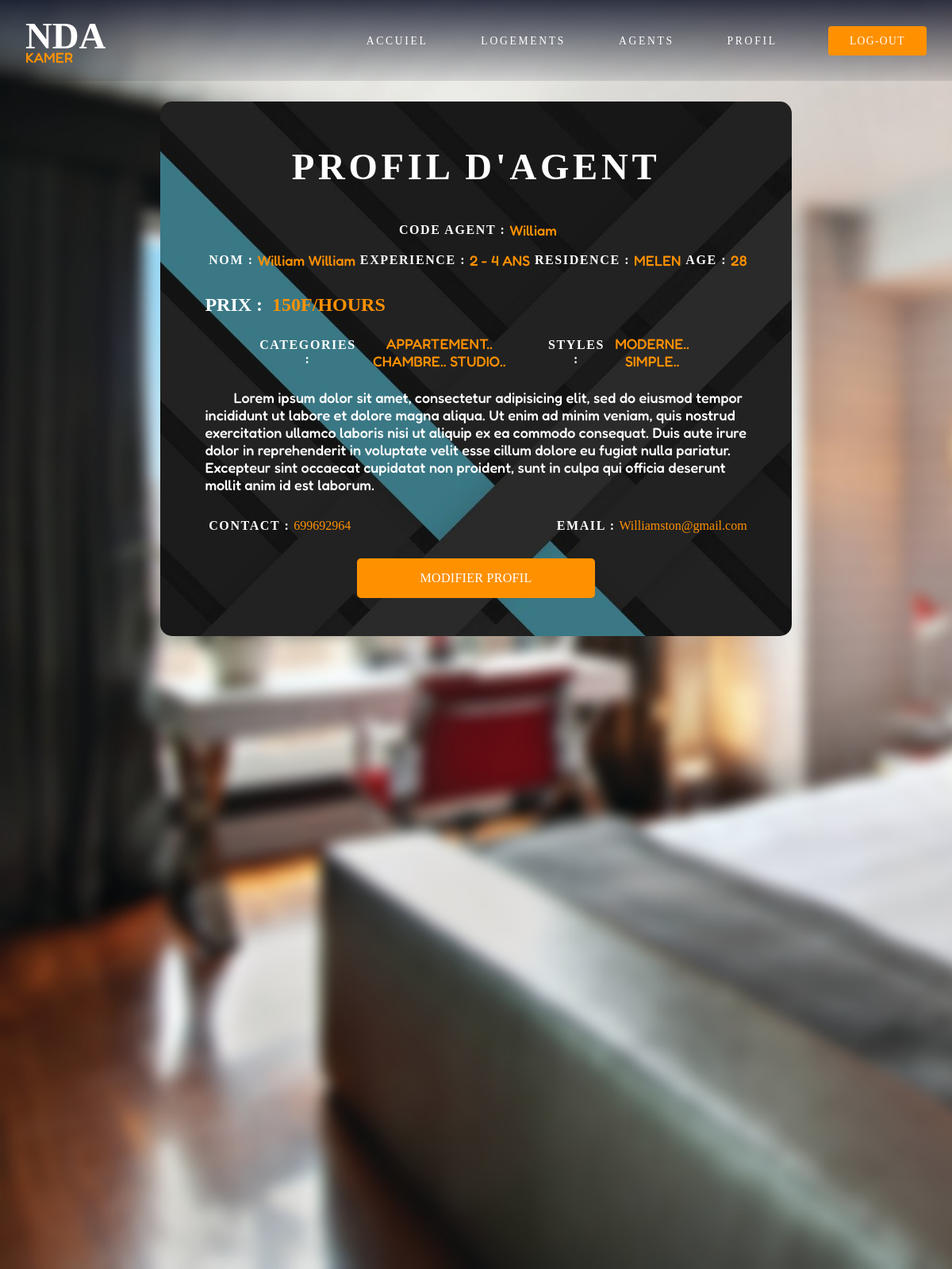
The page /profilAgent.php (signed in) on the database its author committed.
### tables this page shows
CREATE TABLE `agent` (
  `nom` varchar(20) NOT NULL,
  `prenom` varchar(20) NOT NULL,
  `contact` int(20) NOT NULL,
  `email` varchar(30) NOT NULL,
  `username` varchar(20) NOT NULL,
  `password` varchar(20) NOT NULL
);

CREATE TABLE `agentinfo` (
  `IdAgent` varchar(20) NOT NULL,
  `image` varchar(30) NOT NULL,
  `residence` varchar(20) NOT NULL,
  `age` int(5) NOT NULL,
  `experience` int(5) NOT NULL,
  `prix` int(10) NOT NULL,
  `description` varchar(500) NOT NULL
);

CREATE TABLE `categorieagent` (
  `idCategorie` varchar(20) NOT NULL,
  `idAgent` varchar(20) NOT NULL,
  `agent` varchar(20) NOT NULL
);

CREATE TABLE `styleagent` (
  `idStyle` varchar(20) NOT NULL,
  `idAgent` varchar(20) NOT NULL,
  `agent` varchar(20) NOT NULL
);

### profil.php (the view, shortened to what this page needs)
<?php
  require_once 'dbConnect.php';
  $idAgent = $_SESSION['usernameAgent'];
  $statement = $pdo -> prepare('SELECT * FROM agent WHERE username = :username');
  $statement->bindValue(':username', $idAgent);
  $statement->execute();
  $agent = $statement->fetch(PDO::FETCH_ASSOC);
  $statement = $pdo -> prepare('SELECT * FROM agentinfo WHERE idAgent = :idAgent');
  $statement->bindValue(':idAgent', $idAgent);
  $statement->execute();
  $agentInfo = $statement->fetch(PDO::FETCH_ASSOC);
  $statement = $pdo -> prepare('SELECT idCategorie FROM categorieagent WHERE idAgent = :idAgent');
  $statement->bindValue(':idAgent', $idAgent);
  $statement->execute();
  $categorieAgent = $statement->fetchALL(PDO::FETCH_ASSOC);
  $statement = $pdo -> prepare('SELECT idStyle FROM styleagent WHERE idAgent = :idAgent');
  $statement->bindValue(':idAgent', $idAgent);
  $statement->execute();
  $styleAgent = $statement->fetchALL(PDO::FETCH_ASSOC);
 ?>
 <!DOCTYPE html>
 <html lang="en" dir="ltr">
   <head>
   </head>
   <body>
      <div class="profil-block">
        <h1>PROFIL D'AGENT</h1>
        <div class="profil-image">
        </div>
        <div class="profil-header">
          <strong>CODE AGENT :</strong><p><?php echo $agent['username']; ?><p>
        </div>
        <div class="profil-info">
          <div class="profil-header">
            <strong>NOM :</strong><p><?php echo $agent['nom']." ".$agent['prenom']; ?><p>
          </div>
          <div class="profil-header">
            <strong>EXPERIENCE :</strong><p>
            <?php
              if($agentInfo['experience'] == 1){
                echo "1 ANS";
              }else if($agentInfo['experience'] == 2){
                echo "2 - 4 ANS";
              }else{
                echo "5+ ANS";
              }
             ?><p>
          </div>
          <div class="profil-header">
            <strong>RESIDENCE :</strong><p><?php echo $agentInfo['residence']; ?><p>
          </div>
          <div class="profil-header">
            <strong>AGE :</strong><p><?php echo $agentInfo['age']; ?><p>
          </div>
        </div>
        <div class="profil-body">
          <div class="profil-price">
            <?php
              $price =  number_format($agentInfo['prix'], 0, '.', ',');
              echo "<h2>PRIX : </h2><h2 class='price'>".$price."F/HOURS</h2>";
             ?>
          </div>
          <div class="profil-info">
            <div class="profil-header">
              <strong>CATEGORIES :</strong><p>
                <?php
                foreach ($categorieAgent as $key => $categorieAgent) {
                  echo $categorieAgent['idCategorie'].".. ";
                }
                ?><p>
            </div>
            <div class="profil-header">
              <strong>STYLES :</strong><p>
                <?php
                foreach ($styleAgent as $key => $styleAgent) {
                  echo $styleAgent['idStyle'].".. ";
                }
                ?><p>
            </div>
          </div>
          <div class="profil-descrip">
            <p><?php echo $agentInfo['description'] ?></p>
          </div>
        </div>
        <div class="profil-info">
          <div class="profil-header">
            <strong>CONTACT :</strong>
            <?php
              echo "<a target='_blank' href='https://wa.me/".$agent['contact']."'>".$agent['contact']."</a>";
            ?>
          </div>
          <div class="profil-header">
            <strong>EMAIL :</strong><a href="">
            <?php
              echo "<a target='_blank' href='mailto:".$agent['email']."'>".$agent['email']."</a>";
             ?>
          </div>
        </div>
        <div class="profil-modify">
          <button type="button" name="button"><a href="creeProfil.php">MODIFIER PROFIL</a> </button>
        </div>
      </div>
   </body>
 </html>

### index.css (style rules this page uses)
* { box-sizing: border-box; }
body { margin: 0; padding: 0; box-sizing: border-box; font-family: Righteous; cursor: default; }
a { font-family: Righteous; font-size: .85rem; text-decoration: none; }
h1,h2,h3,p { margin: 0; }
h1 { font-family: Righteous; font-size: 2.925rem; }
h2 { font-family: Righteous; font-size: 1.5rem; }
p { font-family: Fredoka; font-size: 1.125rem; }
:root { --first-color: #1A73E8; --input-color: #80868B; --border-color: #DADCE0; --normal-font-size: 1rem; --small-font-size: .75rem; }

### profil.css (style rules this page uses)
.profil-block { width: 70%; padding: 2em .5em; margin: auto; background-image: url(img/bkForm4k4.jpg); background-position: center; background-repeat: no-repeat; background-size: cover; color: #FFFFFF; border-radius: 15px; }
.profil-block h1 { text-align: center; margin: .5em; color: #FFFFFF; letter-spacing: .1em; }
.profil-image { width: 70%; overflow: hidden; margin: auto; }
.profil-header { text-align: center; display: flex; justify-content: center; align-items: center; }
.profil-header p { color: #FF9100; }
.profil-header strong { letter-spacing: .1em; margin: 0 .3em; }
.profil-info { width: 100%; margin: 0; padding: 1em 3em; display: flex; justify-content: space-between; }
.profil-body { padding: 1em 3em; }
.profil-price { display: flex; }
.price { color: #FF9100; margin-left: .5em; }
.profil-body .profil-header { display: flex; justify-content: flex-start; align-items: center; padding: .5em 1em; }
.profil-descrip p::first-letter { margin-left: 2em; }
.profil-header a { font-size: 16px; color: #FF9100; }
.profil-modify { display: flex; justify-content: center; align-items: center; margin: 1em 0; width: 100%; }
.profil-modify button { width: 300px; height: 50px; background-color: #FF9100; border-radius: 5px; border: none; }
.profil-modify a { text-decoration: none; color: #FFFFFF; font-size: 16px; letter-spacing: .3px; }

### rows shown on the page
agent: username "William", nom "William", prenom "William", contact "699692964", email "Williamston@gmail.com"
agentinfo: residence "MELEN", age "28", prix "150", description "Lorem ipsum dolor sit amet, consectetur adipisicing elit, sed do eiusmod tempor incididunt ut labore et dolore magna aliqua. Ut enim ad minim veniam, quis nostrud exercitation ullamco laboris nisi ut aliquip ex ea commodo consequat. Duis aute irure dolor in reprehenderit in voluptate velit esse cillum dolore eu fugiat nulla pariatur. Excepteur sint occaecat cupidatat non proident, sunt in culpa qui officia deserunt mollit anim id est laborum."
categorieagent: idCategorie "APPARTEMENT"
categorieagent: idCategorie "CHAMBRE"
categorieagent: idCategorie "STUDIO"
styleagent: idStyle "MODERNE"
styleagent: idStyle "SIMPLE"
